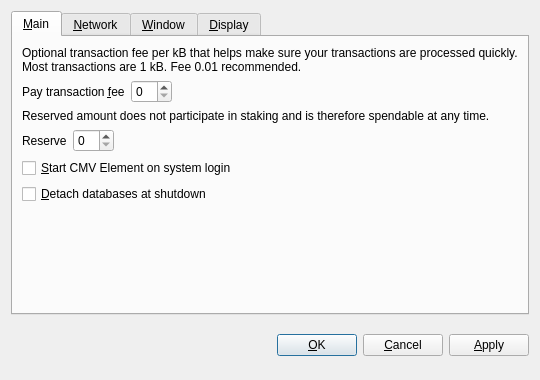
<?xml version="1.0" encoding="UTF-8"?>
<ui version="4.0">
 <class>OptionsDialog</class>
 <widget class="QDialog" name="OptionsDialog">
  <property name="geometry">
   <rect>
    <x>0</x>
    <y>0</y>
    <width>540</width>
    <height>380</height>
   </rect>
  </property>
  <property name="windowTitle">
   <string>Options</string>
  </property>
  <property name="modal">
   <bool>true</bool>
  </property>
  <layout class="QVBoxLayout" name="verticalLayout">
   <item>
    <widget class="QTabWidget" name="tabWidget">
     <property name="tabPosition">
      <enum>QTabWidget::North</enum>
     </property>
     <property name="currentIndex">
      <number>0</number>
     </property>
     <widget class="QWidget" name="tabMain">
      <attribute name="title">
       <string>&amp;Main</string>
      </attribute>
      <layout class="QVBoxLayout" name="verticalLayout_Main">
       <item>
        <widget class="QLabel" name="transactionFeeInfoLabel">
         <property name="text">
          <string>Optional transaction fee per kB that helps make sure your transactions are processed quickly. Most transactions are 1 kB. Fee 0.01 recommended.</string>
         </property>
         <property name="textFormat">
          <enum>Qt::PlainText</enum>
         </property>
         <property name="wordWrap">
          <bool>true</bool>
         </property>
        </widget>
       </item>
       <item>
        <layout class="QHBoxLayout" name="horizontalLayoutFee">
         <item>
          <widget class="QLabel" name="transactionFeeLabel">
           <property name="text">
            <string>Pay transaction &amp;fee</string>
           </property>
           <property name="textFormat">
            <enum>Qt::PlainText</enum>
           </property>
           <property name="buddy">
            <cstring>transactionFee</cstring>
           </property>
          </widget>
         </item>
         <item>
          <widget class="BitcoinAmountField" name="transactionFee"/>
         </item>
         <item>
          <spacer name="horizontalSpacerFee">
           <property name="orientation">
            <enum>Qt::Horizontal</enum>
           </property>
           <property name="sizeHint" stdset="0">
            <size>
             <width>40</width>
             <height>20</height>
            </size>
           </property>
          </spacer>
         </item>
        </layout>
       </item>
       <item>
        <widget class="QLabel" name="reserveBalanceInfoLabel">
         <property name="text">
          <string>Reserved amount does not participate in staking and is therefore spendable at any time.</string>
         </property>
         <property name="textFormat">
          <enum>Qt::PlainText</enum>
         </property>
         <property name="wordWrap">
          <bool>true</bool>
         </property>
        </widget>
       </item>
       <item>
        <layout class="QHBoxLayout" name="horizontalLayoutReserveBalance">
         <item>
          <widget class="QLabel" name="reserveBalanceLabel">
           <property name="text">
            <string>Reserve</string>
           </property>
           <property name="textFormat">
            <enum>Qt::PlainText</enum>
           </property>
           <property name="buddy">
            <cstring>reserveBalance</cstring>
           </property>
          </widget>
         </item>
         <item>
          <widget class="BitcoinAmountField" name="reserveBalance"/>
         </item>
         <item>
          <spacer name="horizontalSpacerReserveBalance">
           <property name="orientation">
            <enum>Qt::Horizontal</enum>
           </property>
           <property name="sizeHint" stdset="0">
            <size>
             <width>40</width>
             <height>20</height>
            </size>
           </property>
          </spacer>
         </item>
        </layout>
       </item>
       <item>
        <widget class="QCheckBox" name="bitcoinAtStartup">
         <property name="toolTip">
          <string>Automatically start CMV Element after logging in to the system.</string>
         </property>
         <property name="text">
          <string>&amp;Start CMV Element on system login</string>
         </property>
        </widget>
       </item>
       <item>
        <widget class="QCheckBox" name="detachDatabases">
         <property name="toolTip">
          <string>Detach block and address databases at shutdown. This means they can be moved to another data directory, but it slows down shutdown. The wallet is always detached.</string>
         </property>
         <property name="text">
          <string>&amp;Detach databases at shutdown</string>
         </property>
        </widget>
       </item>
       <item>
        <spacer name="verticalSpacer_Main">
         <property name="orientation">
          <enum>Qt::Vertical</enum>
         </property>
         <property name="sizeHint" stdset="0">
          <size>
           <width>20</width>
           <height>40</height>
          </size>
         </property>
        </spacer>
       </item>
      </layout>
     </widget>
     <widget class="QWidget" name="tabNetwork">
      <attribute name="title">
       <string>&amp;Network</string>
      </attribute>
      <layout class="QVBoxLayout" name="verticalLayout_Network">
       <item>
        <widget class="QCheckBox" name="mapPortUpnp">
         <property name="toolTip">
          <string>Automatically open the CMV Element client port on the router. This only works when your router supports UPnP and it is enabled.</string>
         </property>
         <property name="text">
          <string>Map port using &amp;UPnP</string>
         </property>
        </widget>
       </item>
       <item>
        <widget class="QCheckBox" name="connectSocks">
         <property name="toolTip">
          <string>Connect to the CMV Element network through a SOCKS proxy (e.g. when connecting through Tor).</string>
         </property>
         <property name="text">
          <string>&amp;Connect through SOCKS proxy:</string>
         </property>
        </widget>
       </item>
       <item>
        <layout class="QHBoxLayout" name="horizontalLayout_Network">
         <item>
          <widget class="QLabel" name="proxyIpLabel">
           <property name="text">
            <string>Proxy &amp;IP:</string>
           </property>
           <property name="textFormat">
            <enum>Qt::PlainText</enum>
           </property>
           <property name="buddy">
            <cstring>proxyIp</cstring>
           </property>
          </widget>
         </item>
         <item>
          <widget class="QValidatedLineEdit" name="proxyIp">
           <property name="maximumSize">
            <size>
             <width>140</width>
             <height>16777215</height>
            </size>
           </property>
           <property name="toolTip">
            <string>IP address of the proxy (e.g. 127.0.0.1)</string>
           </property>
          </widget>
         </item>
         <item>
          <widget class="QLabel" name="proxyPortLabel">
           <property name="text">
            <string>&amp;Port:</string>
           </property>
           <property name="textFormat">
            <enum>Qt::PlainText</enum>
           </property>
           <property name="buddy">
            <cstring>proxyPort</cstring>
           </property>
          </widget>
         </item>
         <item>
          <widget class="QLineEdit" name="proxyPort">
           <property name="maximumSize">
            <size>
             <width>55</width>
             <height>16777215</height>
            </size>
           </property>
           <property name="toolTip">
            <string>Port of the proxy (e.g. 9050)</string>
           </property>
          </widget>
         </item>
         <item>
          <widget class="QLabel" name="socksVersionLabel">
           <property name="text">
            <string>SOCKS &amp;Version:</string>
           </property>
           <property name="textFormat">
            <enum>Qt::PlainText</enum>
           </property>
           <property name="buddy">
            <cstring>socksVersion</cstring>
           </property>
          </widget>
         </item>
         <item>
          <widget class="QValueComboBox" name="socksVersion">
           <property name="toolTip">
            <string>SOCKS version of the proxy (e.g. 5)</string>
           </property>
          </widget>
         </item>
         <item>
          <spacer name="horizontalSpacer_Network">
           <property name="orientation">
            <enum>Qt::Horizontal</enum>
           </property>
           <property name="sizeHint" stdset="0">
            <size>
             <width>40</width>
             <height>20</height>
            </size>
           </property>
          </spacer>
         </item>
        </layout>
       </item>
       <item>
        <spacer name="verticalSpacer_Network">
         <property name="orientation">
          <enum>Qt::Vertical</enum>
         </property>
         <property name="sizeHint" stdset="0">
          <size>
           <width>20</width>
           <height>40</height>
          </size>
         </property>
        </spacer>
       </item>
      </layout>
     </widget>
     <widget class="QWidget" name="tabWindow">
      <attribute name="title">
       <string>&amp;Window</string>
      </attribute>
      <layout class="QVBoxLayout" name="verticalLayout_Window">
       <item>
        <widget class="QCheckBox" name="minimizeToTray">
         <property name="toolTip">
          <string>Show only a tray icon after minimizing the window.</string>
         </property>
         <property name="text">
          <string>&amp;Minimize to the tray instead of the taskbar</string>
         </property>
        </widget>
       </item>
       <item>
        <widget class="QCheckBox" name="minimizeOnClose">
         <property name="toolTip">
          <string>Minimize instead of exit the application when the window is closed. When this option is enabled, the application will be closed only after selecting Quit in the menu.</string>
         </property>
         <property name="text">
          <string>M&amp;inimize on close</string>
         </property>
        </widget>
       </item>
       <item>
        <spacer name="verticalSpacer_Window">
         <property name="orientation">
          <enum>Qt::Vertical</enum>
         </property>
         <property name="sizeHint" stdset="0">
          <size>
           <width>20</width>
           <height>40</height>
          </size>
         </property>
        </spacer>
       </item>
      </layout>
     </widget>
     <widget class="QWidget" name="tabDisplay">
      <attribute name="title">
       <string>&amp;Display</string>
      </attribute>
      <layout class="QVBoxLayout" name="verticalLayout_Display">
       <item>
        <layout class="QHBoxLayout" name="horizontalLayout_1_Display">
         <item>
          <widget class="QLabel" name="langLabel">
           <property name="text">
            <string>User Interface &amp;language:</string>
           </property>
           <property name="textFormat">
            <enum>Qt::PlainText</enum>
           </property>
           <property name="buddy">
            <cstring>lang</cstring>
           </property>
          </widget>
         </item>
         <item>
          <widget class="QValueComboBox" name="lang">
           <property name="toolTip">
            <string>The user interface language can be set here. This setting will take effect after restarting CMV Element.</string>
           </property>
          </widget>
         </item>
        </layout>
       </item>
       <item>
        <layout class="QHBoxLayout" name="horizontalLayout_2_Display">
         <item>
          <widget class="QLabel" name="unitLabel">
           <property name="text">
            <string>&amp;Unit to show amounts in:</string>
           </property>
           <property name="textFormat">
            <enum>Qt::PlainText</enum>
           </property>
           <property name="buddy">
            <cstring>unit</cstring>
           </property>
          </widget>
         </item>
         <item>
          <widget class="QValueComboBox" name="unit">
           <property name="toolTip">
            <string>Choose the default subdivision unit to show in the interface and when sending coins.</string>
           </property>
          </widget>
         </item>
        </layout>
       </item>
       <item>
        <widget class="QCheckBox" name="displayAddresses">
         <property name="toolTip">
          <string>Whether to show CMV Element addresses in the transaction list or not.</string>
         </property>
         <property name="text">
          <string>&amp;Display addresses in transaction list</string>
         </property>
        </widget>
       </item>
       <item>
        <widget class="QCheckBox" name="coinControlFeatures">
         <property name="toolTip">
          <string>Whether to show coin control features or not.</string>
         </property>
         <property name="text">
          <string>Display coin &amp;control features (experts only!)</string>
         </property>
        </widget>
       </item>
       <item>
        <spacer name="verticalSpacer_Display">
         <property name="orientation">
          <enum>Qt::Vertical</enum>
         </property>
         <property name="sizeHint" stdset="0">
          <size>
           <width>20</width>
           <height>40</height>
          </size>
         </property>
        </spacer>
       </item>
      </layout>
     </widget>
    </widget>
   </item>
   <item>
    <layout class="QHBoxLayout" name="horizontalLayout_Buttons">
     <item>
      <spacer name="horizontalSpacer_1">
       <property name="orientation">
        <enum>Qt::Horizontal</enum>
       </property>
       <property name="sizeHint" stdset="0">
        <size>
         <width>40</width>
         <height>48</height>
        </size>
       </property>
      </spacer>
     </item>
     <item>
      <widget class="QLabel" name="statusLabel">
       <property name="font">
        <font>
         <weight>75</weight>
         <bold>true</bold>
        </font>
       </property>
       <property name="text">
        <string/>
       </property>
       <property name="textFormat">
        <enum>Qt::PlainText</enum>
       </property>
       <property name="wordWrap">
        <bool>true</bool>
       </property>
      </widget>
     </item>
     <item>
      <spacer name="horizontalSpacer_2">
       <property name="orientation">
        <enum>Qt::Horizontal</enum>
       </property>
       <property name="sizeHint" stdset="0">
        <size>
         <width>40</width>
         <height>48</height>
        </size>
       </property>
      </spacer>
     </item>
     <item>
      <widget class="QPushButton" name="okButton">
       <property name="text">
        <string>&amp;OK</string>
       </property>
      </widget>
     </item>
     <item>
      <widget class="QPushButton" name="cancelButton">
       <property name="text">
        <string>&amp;Cancel</string>
       </property>
       <property name="autoDefault">
        <bool>false</bool>
       </property>
      </widget>
     </item>
     <item>
      <widget class="QPushButton" name="applyButton">
       <property name="text">
        <string>&amp;Apply</string>
       </property>
       <property name="autoDefault">
        <bool>false</bool>
       </property>
      </widget>
     </item>
    </layout>
   </item>
  </layout>
 </widget>
 <customwidgets>
  <customwidget>
   <class>BitcoinAmountField</class>
   <extends>QSpinBox</extends>
   <header>bitcoinamountfield.h</header>
  </customwidget>
  <customwidget>
   <class>QValueComboBox</class>
   <extends>QComboBox</extends>
   <header>qvaluecombobox.h</header>
  </customwidget>
  <customwidget>
   <class>QValidatedLineEdit</class>
   <extends>QLineEdit</extends>
   <header>qvalidatedlineedit.h</header>
  </customwidget>
 </customwidgets>
 <resources/>
 <connections/>
</ui>
